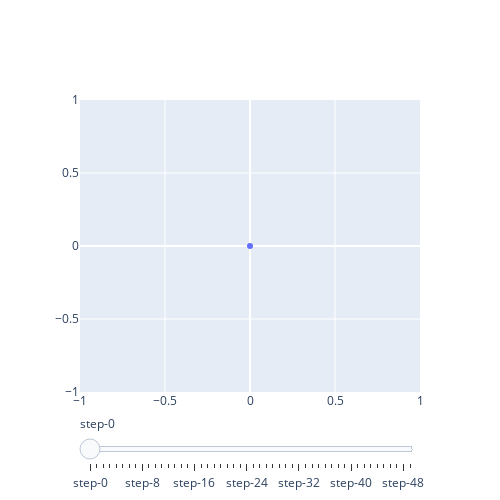

This figure's notebook cell:
### Code cell
num_steps = len(x)
trace_list = [go.Scatter(visible=True, x=[x[0]], y=[f(x)[0]], mode='lines+markers', name='f(x)=x<sup>2</sup>')]

for i in range(1, len(x)):
    trace_list.append(go.Scatter(visible=False, x=x[:i+1], y=f(x[:i+1]), mode='lines+markers', name='f(x)=x<sup>2</sup>'))

fig = go.Figure(data=trace_list)

steps = []
for i in range(num_steps):
    # скрыть все шаги
    step = dict(
        method = 'restyle',  
        args = ['visible', [False] * len(fig.data)],
    )
    # Первоначальный вид
    step['args'][1][i] = True
    
    # добавляем шаги
    steps.append(step)

sliders = [dict(
    steps = steps,
)]

fig.layout.sliders = sliders
fig.update_layout(autosize = False, width=500,height=500 ) # МЕНЯТЬ РАЗМЕР ПОЛОТНА 

fig.show()
